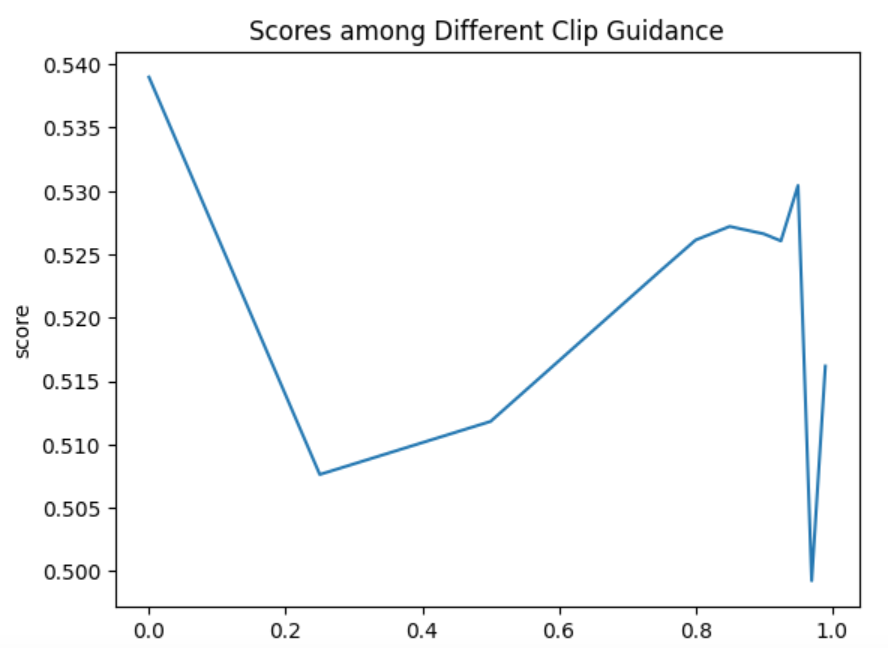
#> input picture nice/submit_draft/stable_diffusion/toys/text2svg/exp_2_opt_3_lpips_clip_textimg_progressive_guidance/exp_1.png, 888 x 648 px
$ python -i Bitmap2SVGConverter.py   (imports and definitions only)
#> lines starting #> are read from the running program, lines starting #| are printed output that depends on the picture
import numpy as np  # Import the NumPy library for efficient numerical computations

from PIL import Image  # Import the PIL (Pillow) library for image processing

import cv2  # Import the OpenCV library for computer vision tasks

# [20 lines left out: function compress_hex_color, not called in this run]

def extract_features_by_scale(img_np, num_colors=16):
    """
    Extract image features hierarchically by scale.

    This function segments the image into representative color regions and extracts contours
    and other features for each region. It also sorts the features by the importance of the
    colors in the image.

    Args:
        img_np (np.ndarray): The input image, represented as a NumPy array.
        num_colors (int, optional): The number of colors to quantize to. Defaults to 16.

    Returns:
        list: A list of hierarchical features, sorted by importance. Each feature is a dictionary
              containing 'points' (contour point string), 'color' (hex color), 'area' (region area),
              'importance' (importance score), 'point_count' (number of points in contour),
              and 'original_contour' (original contour, for adaptive simplification).
    """
    # Ensure the input image is in RGB format.
    if len(img_np.shape) == 3 and img_np.shape[2] > 1:
        img_rgb = img_np  # If it's already RGB, use it directly.
    else:
        img_rgb = cv2.cvtColor(img_np, cv2.COLOR_GRAY2RGB)  # Otherwise, convert it from grayscale to RGB.

    # Convert the RGB image to grayscale for certain processing steps.
    gray = cv2.cvtColor(img_rgb, cv2.COLOR_RGB2GRAY)
    height, width = gray.shape  # Get the height and width of the image.

    # Color quantization: Reduce the number of colors in the image to the specified number.
    pixels = img_rgb.reshape(-1, 3).astype(np.float32)  # Reshape the RGB image into a list of pixels.
    criteria = (cv2.TERM_CRITERIA_EPS + cv2.TERM_CRITERIA_MAX_ITER, 100, 0.2)  # Set the termination criteria for the K-means algorithm.
    # Use OpenCV's K-means algorithm for color quantization.
    try:
        _, labels, centers = cv2.kmeans(pixels, num_colors, None, criteria, 10, cv2.KMEANS_RANDOM_CENTERS)
    except Exception as e:
        print(f"Error in cv2.kmeans: {e}")
        print("OpenCV may not be correctly installed.  Please ensure that OpenCV is correctly installed and configured for your environment.  A common issue on Linux is missing the libGL.so.1 dependency.  This can be resolved by installing the libgl1-mesa-glx package (e.g., sudo apt-get install libgl1-mesa-glx).  If you are on a different operating system, please install the equivalent package.  If you are running in a headless environment, you may need to install a virtual display driver such as Xvfb.")
        raise

    # Convert the quantized color centers to unsigned 8-bit integers.
    palette = centers.astype(np.uint8)
    # Create the quantized image using the quantized color centers and labels.
    quantized = palette[labels.flatten()].reshape(img_rgb.shape)

    hierarchical_features = []  # Initialize an empty list to store the hierarchical features.

    # Sort colors by frequency.
    unique_labels, counts = np.unique(labels, return_counts=True)  # Count the occurrences of each color label.
    sorted_indices = np.argsort(-counts)  # Get the indices of the colors sorted in descending order of frequency.
    sorted_colors = [palette[i] for i in sorted_indices]  # Get the sorted list of colors.

    # Calculate the center point of the image, used for importance calculations later.
    center_x, center_y = width / 2, height / 2

    # Iterate over the sorted colors.
    for color in sorted_colors:
        # Create a color mask for the current color.
        color_mask = cv2.inRange(quantized, color, color)

        # Find the contours in the mask.
        contours, _ = cv2.findContours(color_mask, cv2.RETR_EXTERNAL, cv2.CHAIN_APPROX_SIMPLE)

        # Sort the contours by area (largest first).
        contours = sorted(contours, key=cv2.contourArea, reverse=True)

        # Convert the RGB color to a compressed hexadecimal format.
        hex_color = compress_hex_color(f'#{color[0]:02x}{color[1]:02x}{color[2]:02x}')

        color_features = []  # Store the features for the current color

        # Iterate over the contours of the current color.
        for contour in contours:
            area = cv2.contourArea(contour)
            if area < 20:  # Skip very small contours.
                continue

            # Calculate the center of the contour.
            m = cv2.moments(contour)
            if m["m00"] == 0:
                continue  # Avoid division by zero.
            cx = int(m["m10"] / m["m00"])
            cy = int(m["m01"] / m["m00"])

            # Calculate the distance from the contour center to the image center, and normalize it.
            dist_from_center = np.sqrt(((cx - center_x) / width) ** 2 + ((cy - center_y) / height) ** 2)

            # Simplify the contour, reducing the number of points.
            epsilon = 0.02 * cv2.arcLength(contour, True)  # A smaller epsilon value preserves more detail
            approx = cv2.approxPolyDP(contour, epsilon, True)

            # Convert the contour points to a string format.
            points = " ".join([f"{pt[0][0]:.1f},{pt[0][1]:.1f}" for pt in approx])

            # Calculate the importance of the contour.
            importance = (
                area * # Contour area
                (1 - dist_from_center) * # Distance from the center (closer is more important)
                (1 / (len(approx) + 1))  # Contour complexity (fewer points is more important)
            )

            color_features.append({
                'points': points,
                'color': hex_color,
                'area': area,
                'importance': importance,
                'point_count': len(approx),
                'original_contour': approx  # Save the original contour for later adaptive simplification
            })

        # Sort the features of the current color by importance.
        color_features.sort(key=lambda x: x['importance'], reverse=True)
        hierarchical_features.extend(color_features)  # Add the current color's features to the total list.

    # Sort all the features by overall importance.
    hierarchical_features.sort(key=lambda x: x['importance'], reverse=True)

    return hierarchical_features  # Return the sorted list of features.

# [41 lines left out: function simplify_polygon, not called in this run]

def bitmap_to_svg_layered(image, max_size_bytes=10000, resize=True, target_size=(384, 384),
                         adaptive_fill=True, num_colors=None):
    """
    Convert a bitmap to SVG using layered feature extraction, optimizing space usage.

    This function converts a raster image (bitmap) into a scalable vector graphic (SVG) format.
    It extracts the main features of the image and represents them as polygons in the SVG.
    The function aims to generate the smallest possible SVG file while maintaining visual quality.

    Args:
        image (PIL.Image): The input image (a PIL.Image object).
        max_size_bytes (int, optional): The maximum size of the SVG file in bytes. Defaults to 10000.
        resize (bool, optional): Whether to resize the image before processing. Defaults to True.
        target_size (tuple, optional): The target size for resizing (width, height). Defaults to (384, 384).
        adaptive_fill (bool, optional): Whether to adaptively fill the available space. Defaults to True.
        num_colors (int, optional): The number of colors to quantize to. If None, uses adaptive selection.

    Returns:
        str: The SVG string representation.
    """
    # Adaptive color selection: Choose the number of colors based on image complexity.
    if num_colors is None:
        if resize:
            pixel_count = target_size[0] * target_size[1]
        else:
            pixel_count = image.size[0] * image.size[1]

        if pixel_count < 65536:  # 256x256
            num_colors = 8
        elif pixel_count < 262144:  # 512x512
            num_colors = 12
        else:
            num_colors = 16

    # Resize the image if needed.
    if resize:
        original_size = image.size  # Save the original dimensions
        image = image.resize(target_size, Image.LANCZOS)  # Use a high-quality LANCZOS filter.
    else:
        original_size = image.size
    # Convert the PIL Image to a NumPy array.
    img_np = np.array(image)

    # Get the image dimensions.
    height, width = img_np.shape[:2]

    # Calculate the average background color.
    if len(img_np.shape) == 3 and img_np.shape[2] == 3:
        avg_bg_color = np.mean(img_np, axis=(0, 1)).astype(int)
        bg_hex_color = compress_hex_color(f'#{avg_bg_color[0]:02x}{avg_bg_color[1]:02x}{avg_bg_color[2]:02x}')
    else:
        bg_hex_color = '#fff'  # Default background color is white

    # Start building the SVG string.
    # Use the original dimensions in the viewBox for proper scaling when displayed.
    orig_width, orig_height = original_size
    svg_header = f'<svg xmlns="http://www.w3.org/2000/svg" width="{orig_width}" height="{orig_height}" viewBox="0 0 {width} {height}">\n'
    svg_bg = f'<rect width="{width}" height="{height}" fill="{bg_hex_color}"/>\n'  # Background rectangle
    svg_base = svg_header + svg_bg
    svg_footer = '</svg>'

    # Calculate the base SVG size.
    base_size = len((svg_base + svg_footer).encode('utf-8'))
    available_bytes = max_size_bytes - base_size  # Calculate the bytes available for adding features.

    # Extract the image features.
    features = extract_features_by_scale(img_np, num_colors=num_colors)

    # If not using adaptive fill, add features until the size limit is reached.
    if not adaptive_fill:
        svg = svg_base
        for feature in features:
            feature_svg = f'<polygon points="{feature["points"]}" fill="{feature["color"]}" />\n'
            if len((svg + feature_svg + svg_footer).encode('utf-8')) > max_size_bytes:
                break  # Stop adding features if the limit is exceeded.
            svg += feature_svg
        svg += svg_footer
        return svg

    # Use adaptive fill: Try to add more features by simplifying less important ones.
    feature_sizes = []
    for feature in features:
        feature_sizes.append({
            'original': len(f'<polygon points="{feature["points"]}" fill="{feature["color"]}" />\n'.encode('utf-8')),
            'level1': len(f'<polygon points="{simplify_polygon(feature["points"], 1)}" fill="{feature["color"]}" />\n'.encode('utf-8')),
            'level2': len(f'<polygon points="{simplify_polygon(feature["points"], 2)}" fill="{feature["color"]}" />\n'.encode('utf-8')),
            'level3': len(f'<polygon points="{simplify_polygon(feature["points"], 3)}" fill="{feature["color"]}" />\n'.encode('utf-8'))
        })

    svg = svg_base
    bytes_used = base_size
    added_features = set()

    # Add the most important features first
    for i, feature in enumerate(features):
        feature_svg = f'<polygon points="{feature["points"]}" fill="{feature["color"]}" />\n'
        feature_size = feature_sizes[i]['original']

        if bytes_used + feature_size <= max_size_bytes:
            svg += feature_svg
            bytes_used += feature_size
            added_features.add(i)

    # Try to add the remaining features, simplifying them progressively
    for level in range(1, 4):
        for i, feature in enumerate(features):
            if i in added_features:
                continue

            feature_size = feature_sizes[i][f'level{level}']
            if bytes_used + feature_size <= max_size_bytes:
                feature_svg = f'<polygon points="{simplify_polygon(feature["points"], level)}" fill="{feature["color"]}" />\n'
                svg += feature_svg
                bytes_used += feature_size
                added_features.add(i)

    svg += svg_footer

    final_size = len(svg.encode('utf-8'))
    if final_size > max_size_bytes:
        # If the limit is exceeded, return a basic SVG
        return f'<svg xmlns="http://www.w3.org/2000/svg" viewBox="0 0 {width} {height}"><rect width="{width}" height="{height}" fill="{bg_hex_color}"/></svg>'

    utilization = (final_size / max_size_bytes) * 100  # Calculate the space utilization

    return svg  # Return the generated SVG

>>> from PIL import Image
>>> picture = Image.open('toys/text2svg/exp_2_opt_3_lpips_clip_textimg_progressive_guidance/exp_1.png')
#> picture is the input picture: PIL image 888x648 RGBA; mean R, G, B, A 248.4, 249.2, 249.7, 255
>>> result = bitmap_to_svg_layered(picture)
#> in bitmap_to_svg_layered, `image = image.resize(target_size, Image.LANCZOS)`:
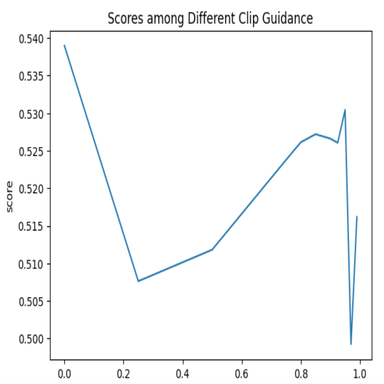
#> image: PIL image 384x384 RGBA; mean R, G, B, A 248.1, 248.9, 249.4, 255
#> in extract_features_by_scale, `_, labels, centers = cv2.kmeans(pixels, num_colors, None, criteria, 10..`: centers = [[255, 92.21, 111.2], [151.2, 168.5, 250.9], [96.13, 255, 215.8], [152.9, 152.9, 152.9], [72.86, 142.1, 190.4], [86.94, 86.94, 86.94], [255.5, 255.5, 255.4], [96.76, 96.76, 255], [105.7, 255, 107.4], [255, 186.3, 193.7], [206.7, 229.2, 237.9], [221.2, 255, 118.2]]
#> in extract_features_by_scale, `palette = centers.astype(np.uint8)`: palette = [[255, 92, 111], [151, 168, 250], [96, 255, 215], [152, 152, 152], [72, 142, 190], [86, 86, 86], [255, 255, 255], [96, 96, 255], [105, 255, 107], [254, 186, 193], [206, 229, 237], [221, 255, 118]]
#> in extract_features_by_scale, `unique_labels, counts = np.unique(labels, return_counts=True)`: unique_labels = [0, 1, 2, 3, 4, 5, 6, 7, 8, 9, 10, 11]; counts = [1363, 1407, 359, 931, 365, 671, 185217, 1041, 698, 1201, 1707, 1648]
#> in extract_features_by_scale, `sorted_indices = np.argsort(-counts)`: sorted_indices = [6, 10, 11, 1, 0, 9, 7, 3, 8, 5, 4, 2]
#> in extract_features_by_scale, `sorted_colors = [palette[i] for i in sorted_indices]`: sorted_colors = [[255, 255, 255], [206, 229, 237], [221, 255, 118], [151, 168, 250], [255, 92, 111], [254, 186, 193], [96, 96, 255], [152, 152, 152], [105, 255, 107], [86, 86, 86], [72, 142, 190], [96, 255, 215]]
#> the loop in extract_features_by_scale, `for color in sorted_colors:` made 1 pass
#> (the run stopped early here; a loop or call above may not have finished)
